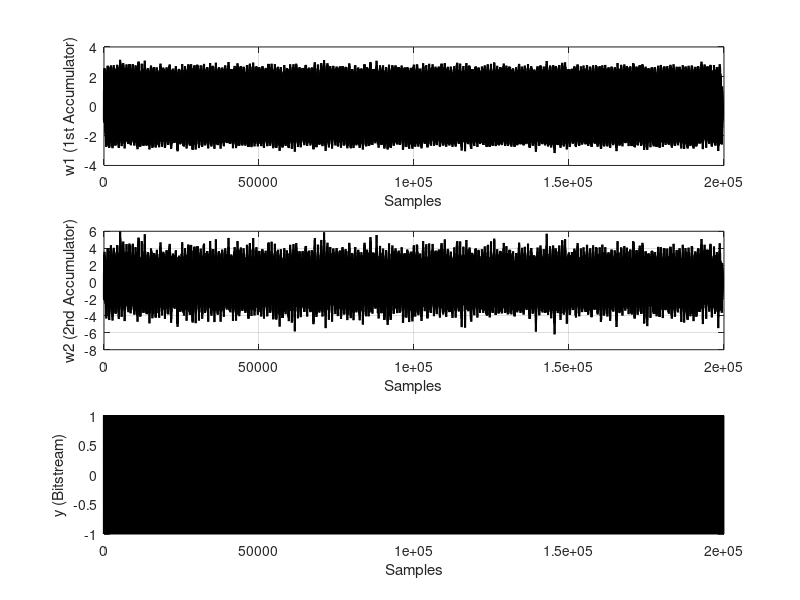

This chart was generated by the following MATLAB code: (Note: this script raises an error after producing the figure.)
% 2nd order sigma-delta with feed back loop filter

clear all; close all;

%%% [MOD] === Exercise 2.3: scale FB MOD2 so |w1|, |w2| <= 0.2 V ===========

% Input and sampling definitions
fin        = 1.003;  % input frequency (kHz)
fs         = 1000;   % sampling frequency (kHz)
amplitude  = 0.7;
offset     = 0.00;
nr_periods = 200;

N = round(nr_periods*fs/fin);

in = offset + amplitude*sin(2*pi*[1:N]/(fs/fin));

% Pre-allocation of vectors
y = zeros(1,N); w1 = y; w2 = y;  y(1) = 1;

% Feedback filter coefficients (unscaled)
b1 = 1; b2 = 1;
a1 = 1; a2 = 2;

% Main Modulator Loop
for a = 2:N,
    w2(a) = w2(a-1) + b2*(w1(a-1)-a2*y(a-1));
    y(a) = 2*(w2(a)>=0)-1;
    w1(a) = w1(a-1) + b1*(in(a-1)-a1*y(a-1));
end

%************************************************************************
% Display the 'time domain' output values
%************************************************************************

figure(1);
subplot(3,1,1); plot(w1,'k','LineWidth',1.5);
xlabel('Samples'); ylabel('w1 (1st Accumulator)');  grid on;
subplot(3,1,2); plot(w2,'k','LineWidth',1.5);
xlabel('Samples'); ylabel('w2 (2nd Accumulator)');  grid on;
subplot(3,1,3); plot(y,'k','LineWidth',1.5);
xlabel('Samples'); ylabel('y (Bitstream)');  grid on;
sgtitle(sprintf('Unscaled FB MOD2 -- max|w1|=%.2f, max|w2|=%.2f', ...
                max(abs(w1)), max(abs(w2))));
saveas(gcf,'results/MOD2_FB_unscaled_time.png');

%************************************************************************
% Display the 'frequency domain' output values
%************************************************************************

fres = fs/N;

ffty = abs(fft(y'.*(kaiser(length(y),20)))); % compute magnitude spectrum

ffty = 20*log10(ffty/max(ffty)/sqrt(2)); % Scale the spectrum

figure(2);
semilogx((1:N/2)*fres,ffty(1:N/2),'-r','LineWidth',1);
grid on; xlabel('Frequency'); ylabel('Amplitude [dB]');
title('Output spectrum of the 2nd order feed-back sigma delta modulator');
saveas(gcf,'results/MOD2_FB_unscaled_spectrum.png');

%%% [MOD] === Report the unscaled swings ===================================
maxw1_orig = max(abs(w1));
maxw2_orig = max(abs(w2));
fprintf('\n[Unscaled] max|w1| = %.3f V, max|w2| = %.3f V\n', ...
        maxw1_orig, maxw2_orig);

%%% [MOD] === Compute scaled coefficients ==================================
%%% [MOD] Linear model: w1_s ~ b1*w1, w2_s ~ b1*b2*w2.
%%% [MOD] Pick b1 to bring max|w1| to 0.2 V; pick b2 to bring max|w2| to 0.2 V.
%%% [MOD] Slide-17 rule a* = a*b1 keeps the loop transfer shape intact, so
%%% [MOD] NTF and STF magnitudes are essentially unchanged with a 1-bit Q.
target = 0.2;
b1_s = target / maxw1_orig;
a2_s = a2 * b1_s;            % preserve H(z) shape
b2_s = target / (b1_s * maxw2_orig);
fprintf('[Scaled]   b1* = %.4f, b2* = %.4f, a2* = %.4f (a1 stays = 1)\n', ...
        b1_s, b2_s, a2_s);

%%% [MOD] Re-simulate with scaled coefficients
y_s  = zeros(1,N); y_s(1) = 1;
w1_s = zeros(1,N);
w2_s = zeros(1,N);
for a = 2:N
    w2_s(a) = w2_s(a-1) + b2_s*(w1_s(a-1) - a2_s*y_s(a-1));
    y_s(a)  = 2*(w2_s(a)>=0) - 1;
    w1_s(a) = w1_s(a-1) + b1_s*(in(a-1) - a1*y_s(a-1));
end
fprintf('[Scaled]   max|w1| = %.3f V, max|w2| = %.3f V\n', ...
        max(abs(w1_s)), max(abs(w2_s)));

%%% [MOD] Stability sanity check: re-run for 4x longer and confirm bounds
N_long = 4*N;
in_long = offset + amplitude*sin(2*pi*[1:N_long]/(fs/fin));
y_l  = zeros(1,N_long); y_l(1) = 1;
w1_l = zeros(1,N_long);
w2_l = zeros(1,N_long);
for a = 2:N_long
    w2_l(a) = w2_l(a-1) + b2_s*(w1_l(a-1) - a2_s*y_l(a-1));
    y_l(a)  = 2*(w2_l(a)>=0) - 1;
    w1_l(a) = w1_l(a-1) + b1_s*(in_long(a-1) - a1*y_l(a-1));
end
fprintf('[Stability check, 4x longer run]   max|w1| = %.3f V, max|w2| = %.3f V\n', ...
        max(abs(w1_l)), max(abs(w2_l)));

%%% [MOD] Time-domain plot of scaled modulator
figure(3);
subplot(3,1,1); plot(w1_s,'k','LineWidth',1.0);
xlabel('Samples'); ylabel('w1 [V]'); grid on; ylim([-0.3 0.3]);
subplot(3,1,2); plot(w2_s,'k','LineWidth',1.0);
xlabel('Samples'); ylabel('w2 [V]'); grid on; ylim([-0.3 0.3]);
subplot(3,1,3); plot(y_s,'k','LineWidth',1.0);
xlabel('Samples'); ylabel('y'); grid on;
sgtitle(sprintf('Scaled FB MOD2 -- max|w1|=%.3f, max|w2|=%.3f', ...
                max(abs(w1_s)), max(abs(w2_s))));
saveas(gcf,'results/MOD2_FB_scaled_time.png');

%%% [MOD] Spectrum of scaled modulator and overlay vs unscaled (STF check)
ffty_s = abs(fft(y_s' .* kaiser(length(y_s),20)));
ffty_s = 20*log10(ffty_s/max(ffty_s)/sqrt(2));

figure(4);
semilogx((1:N/2)*fres, ffty(1:N/2),  'r', 'LineWidth', 1.0); hold on;
semilogx((1:N/2)*fres, ffty_s(1:N/2),'b', 'LineWidth', 1.0); hold off;
grid on; xlabel('Frequency'); ylabel('Amplitude [dB]');
legend('unscaled','scaled', 'Location','southeast');
title('FB MOD2: spectrum unscaled vs scaled (STF + NTF check)');
saveas(gcf,'results/MOD2_FB_spectrum_compare.png');

%%% [MOD] Quantify in-band SNR before vs after scaling
fb_band     = 4;                              % signal bandwidth [kHz]
fres_lin    = fs/N;
maintone    = round(fin/fres_lin);
signal_bins = maintone-7:maintone+7;
inband_bins = 1:round(fb_band/fres_lin);
noise_bins  = setdiff(inband_bins, signal_bins);

ff_u = fft(y'    .* kaiser(N,20));   % unscaled bitstream
ff_s = fft(y_s'  .* kaiser(N,20));   % scaled bitstream
SNR_u = 10*log10(sum(abs(ff_u(signal_bins)).^2) / sum(abs(ff_u(noise_bins)).^2));
SNR_s = 10*log10(sum(abs(ff_s(signal_bins)).^2) / sum(abs(ff_s(noise_bins)).^2));
fprintf('[In-band SNR over %.1f kHz]  unscaled = %.2f dB, scaled = %.2f dB\n', ...
        fb_band, SNR_u, SNR_s);
